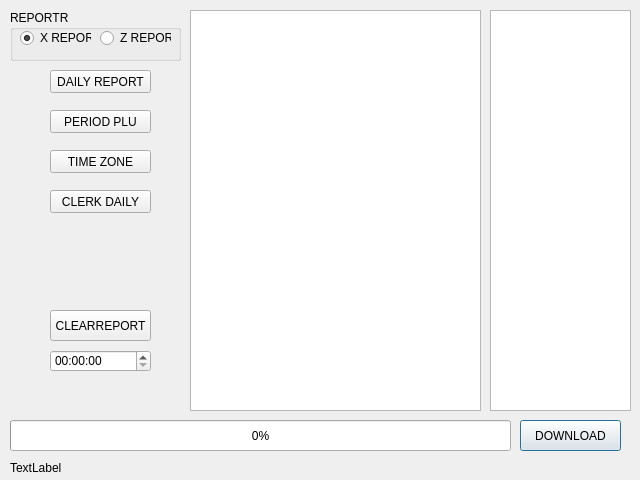
<?xml version="1.0" encoding="UTF-8"?>
<ui version="4.0">
 <class>reportDialog</class>
 <widget class="QDialog" name="reportDialog">
  <property name="geometry">
   <rect>
    <x>0</x>
    <y>0</y>
    <width>640</width>
    <height>480</height>
   </rect>
  </property>
  <property name="windowTitle">
   <string>Dialog</string>
  </property>
  <widget class="QPushButton" name="DOWNLOADDATA">
   <property name="geometry">
    <rect>
     <x>520</x>
     <y>420</y>
     <width>101</width>
     <height>31</height>
    </rect>
   </property>
   <property name="text">
    <string>DOWNLOAD</string>
   </property>
  </widget>
  <widget class="QProgressBar" name="progressBar">
   <property name="geometry">
    <rect>
     <x>10</x>
     <y>420</y>
     <width>501</width>
     <height>31</height>
    </rect>
   </property>
   <property name="value">
    <number>0</number>
   </property>
  </widget>
  <widget class="QTextEdit" name="reportedit">
   <property name="geometry">
    <rect>
     <x>190</x>
     <y>10</y>
     <width>291</width>
     <height>401</height>
    </rect>
   </property>
  </widget>
  <widget class="QGroupBox" name="xzreoprt">
   <property name="geometry">
    <rect>
     <x>10</x>
     <y>10</y>
     <width>171</width>
     <height>51</height>
    </rect>
   </property>
   <property name="title">
    <string>REPORTR</string>
   </property>
   <widget class="QRadioButton" name="xreport">
    <property name="geometry">
     <rect>
      <x>10</x>
      <y>20</y>
      <width>71</width>
      <height>16</height>
     </rect>
    </property>
    <property name="text">
     <string>X REPORT</string>
    </property>
    <property name="checked">
     <bool>true</bool>
    </property>
   </widget>
   <widget class="QRadioButton" name="zreport">
    <property name="geometry">
     <rect>
      <x>90</x>
      <y>20</y>
      <width>71</width>
      <height>16</height>
     </rect>
    </property>
    <property name="text">
     <string>Z REPORT</string>
    </property>
   </widget>
  </widget>
  <widget class="QTableWidget" name="tableWidget">
   <property name="geometry">
    <rect>
     <x>490</x>
     <y>10</y>
     <width>141</width>
     <height>401</height>
    </rect>
   </property>
   <attribute name="horizontalHeaderMinimumSectionSize">
    <number>90</number>
   </attribute>
  </widget>
  <widget class="QLabel" name="info">
   <property name="geometry">
    <rect>
     <x>10</x>
     <y>460</y>
     <width>471</width>
     <height>16</height>
    </rect>
   </property>
   <property name="text">
    <string>TextLabel</string>
   </property>
  </widget>
  <widget class="QTimeEdit" name="timeEdit">
   <property name="geometry">
    <rect>
     <x>50</x>
     <y>350</y>
     <width>101</width>
     <height>22</height>
    </rect>
   </property>
  </widget>
  <widget class="QStackedWidget" name="stackedWidget">
   <property name="geometry">
    <rect>
     <x>10</x>
     <y>60</y>
     <width>171</width>
     <height>241</height>
    </rect>
   </property>
   <widget class="QWidget" name="page">
    <widget class="QPushButton" name="DAILYBTN">
     <property name="geometry">
      <rect>
       <x>40</x>
       <y>10</y>
       <width>101</width>
       <height>23</height>
      </rect>
     </property>
     <property name="text">
      <string>DAILY REPORT</string>
     </property>
    </widget>
    <widget class="QPushButton" name="CLERKBTN">
     <property name="geometry">
      <rect>
       <x>40</x>
       <y>130</y>
       <width>101</width>
       <height>23</height>
      </rect>
     </property>
     <property name="text">
      <string>CLERK DAILY</string>
     </property>
    </widget>
    <widget class="QPushButton" name="TIMEBTN">
     <property name="geometry">
      <rect>
       <x>40</x>
       <y>90</y>
       <width>101</width>
       <height>23</height>
      </rect>
     </property>
     <property name="text">
      <string>TIME ZONE</string>
     </property>
    </widget>
    <widget class="QPushButton" name="PLUBTN">
     <property name="geometry">
      <rect>
       <x>40</x>
       <y>50</y>
       <width>101</width>
       <height>23</height>
      </rect>
     </property>
     <property name="text">
      <string>PERIOD PLU</string>
     </property>
    </widget>
   </widget>
   <widget class="QWidget" name="page_2"/>
  </widget>
  <widget class="QPushButton" name="cleardbreport">
   <property name="geometry">
    <rect>
     <x>50</x>
     <y>310</y>
     <width>101</width>
     <height>31</height>
    </rect>
   </property>
   <property name="text">
    <string>CLEARREPORT</string>
   </property>
  </widget>
 </widget>
 <resources/>
 <connections/>
</ui>
